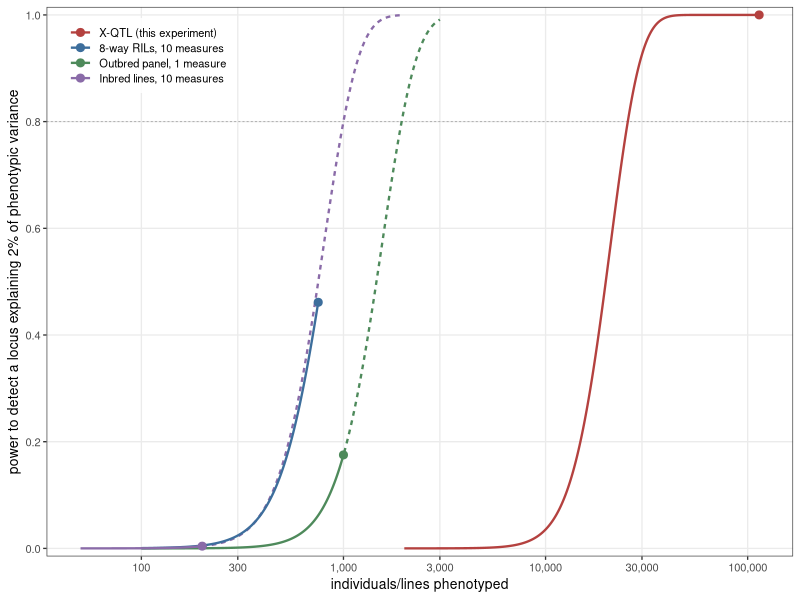

The R script that drew this image:
# make_FigS2.R -- power against experiment size, four designs.
#
#   Rscript temp_aging/make_FigS2.R
#
# THE POINT. X-QTL is much LESS efficient per fly than a design that genotypes
# and phenotypes individuals -- pooling and sequencing only the selected tail
# discards what a replicated line mean keeps. Its advantage is that screening
# flies for longevity is cheap and effectively unlimited, so the experiment can
# be two orders of magnitude larger. Each curve therefore stops where that
# design realistically stops:
#
#   solid  = the size these experiments are actually run at
#   dotted = plausible extension
#     inbred lines  200 -> 2,000   rumoured extension of the panel
#     outbred      1000 -> 3,000   a guess; nothing supports a specific ceiling
#     8-way RILs   no extension    the panel is not expected to exceed 750
#     X-QTL        no extension    114,000 is this experiment, per treatment
#
# Base population: Vp = 1, h2 = 50%, MAF 0.15 for the two SNP designs, a locus
# explaining 2% of individual phenotypic variance. Inbred lines and RILs are
# phenotyped 10 times each; inbreeding doubles both the locus variance and the
# unlinked background so those cancel, and the gain is replication cutting Ve.
#
# Thresholds are each design's own genome-wide bar: 0.05/1e6 for the SNP panels,
# 0.05/1e4 for the RIL linkage scan, and the paper's own LWP 7.5 for X-QTL --
# stricter than a Bonferroni over 268 tiles, so X-QTL is handicapped here.

suppressMessages(library(tidyverse))

OUT  <- "temp_aging/FigureS2_plot.png"
QTL  <- 0.02          # locus explains 2% of individual phenotypic variance
p    <- 0.15; q <- 1-p
Vp   <- 1; h2 <- 0.5; Vg <- h2*Vp; Ve <- Vp-Vg; r <- 10
P_SEL <- 0.05; ibar <- dnorm(qnorm(1-P_SEL))/P_SEL; k <- 2

thr1 <- qchisq(0.05/1e6, 1, lower.tail = FALSE)
thr7 <- qchisq(0.05/1e4, 7, lower.tail = FALSE)
thrX <- qchisq(10^-7.5,  7, lower.tail = FALSE)

vloc_line <- 2*QTL                     # inbreeding doubles the locus variance
vbg_line  <- 2*(Vg-QTL)                # and the unlinked background
Vline     <- vloc_line + vbg_line + Ve/r
R2_line   <- vloc_line/Vline

pow_R2 <- function(n, R2, df, thr) pchisq(thr, df, ncp = n*R2/(1-R2), lower.tail = FALSE)
pow_X  <- function(N, thr) pchisq(thr, 7, ncp = (N*P_SEL)*ibar^2*(100*QTL)/(100*k),
                                  lower.tail = FALSE)
curve_for <- function(design, n) switch(design,
  "Outbred panel, 1 measure"  = pow_R2(n, QTL/Vp,  1, thr1),
  "Inbred lines, 10 measures" = pow_R2(n, R2_line, 1, thr1),
  "8-way RILs, 10 measures"   = pow_R2(n, R2_line, 7, thr7),
  "X-QTL (this experiment)"   = pow_X(n, thrX))

SPEC <- tribble(
  ~design,                       ~lo,  ~run,   ~reach,
  "Outbred panel, 1 measure",     100,   1000,   3000,
  "Inbred lines, 10 measures",     50,    200,   2000,
  "8-way RILs, 10 measures",      100,    750,    750,
  "X-QTL (this experiment)",     2000, 114000, 114000)

grid <- function(a, b) exp(seq(log(a), log(b), length.out = 400))
d <- pmap_dfr(SPEC, function(design, lo, run, reach) {
  nn <- sort(unique(c(grid(lo, reach), run)))
  pw <- curve_for(design, nn)               # compute before tibble(), or the
  tibble(design = design, n = nn, power = pw,   # recycled column masks the arg
         part = ifelse(nn <= run, "run", "reach"))
})
pts <- SPEC %>% transmute(design, n = run, power = map2_dbl(design, run, ~curve_for(.x, .y)))

cat("power at the size each design is actually run at:\n")
print(as.data.frame(pts %>% mutate(power = round(power, 4))), row.names = FALSE)

LEV <- c("X-QTL (this experiment)", "8-way RILs, 10 measures",
         "Outbred panel, 1 measure", "Inbred lines, 10 measures")
COL <- c("#B4413F", "#3D6E9C", "#4E8A5B", "#8A6BA8"); names(COL) <- LEV
d   <- d   %>% mutate(design = factor(design, levels = LEV))
pts <- pts %>% mutate(design = factor(design, levels = LEV))

g <- ggplot(d, aes(n, power, colour = design)) +
  geom_hline(yintercept = 0.8, linewidth = 0.3, colour = "grey65", linetype = "22") +
  geom_line(aes(linetype = part, group = interaction(design, part)), linewidth = 0.8) +
  geom_point(data = pts, size = 2.4) +
  scale_x_log10(breaks = c(100, 300, 1000, 3000, 10000, 30000, 100000),
                labels = c("100","300","1,000","3,000","10,000","30,000","100,000")) +
  scale_y_continuous(limits = c(0,1), breaks = seq(0,1,0.2), expand = expansion(0.015)) +
  scale_colour_manual(values = COL, name = NULL) +
  scale_linetype_manual(values = c(run = "solid", reach = "22"), guide = "none") +
  labs(x = "individuals/lines phenotyped",
       y = "power to detect a locus explaining 2% of phenotypic variance") +
  theme_bw(base_size = 10) +
  theme(panel.grid.minor = element_blank(),
        legend.position = c(0.02, 0.98), legend.justification = c(0,1),
        legend.background = element_rect(fill = alpha("white", 0.85), colour = NA),
        legend.key.height = unit(11, "pt"))

ggsave(OUT, g, width = 6.6, height = 4.4, dpi = 300)
cat("\nWrote", OUT, "\n")
